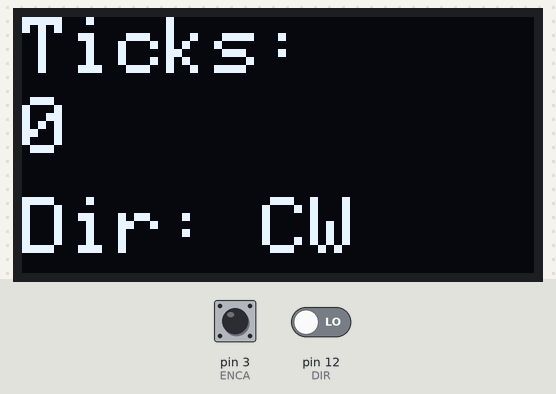
Simulated run of this sketch. Board: Arduino Uno, built with avr-gcc and run on an emulated ATmega328P. On the bench: 128×64 one-colour display. Inputs (shaded band) come from the test bench; at power-on: pin 3 (ENCA) HIGH, pin 12 (DIR) LOW.

Above: at 2.2 s.
2.3 s: pin 3 (ENCA) pulled LOW for 0.15 s
At 3.8 s:
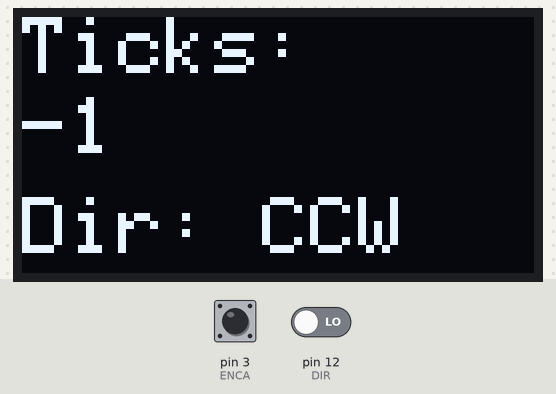
4.1 s: pin 3 (ENCA) pulled LOW for 1 s
At 5.9 s:
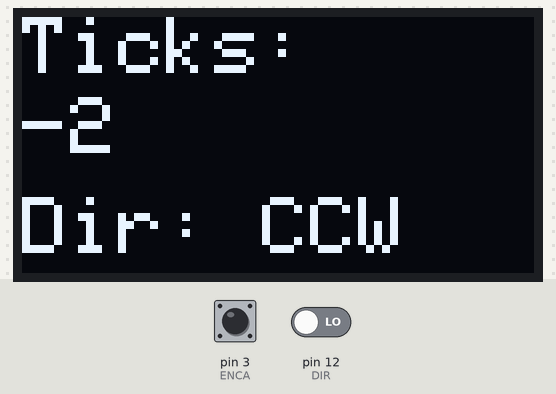
Timing chart, 0 to 7.4 s (numbered marks = the images above; inputs shaded):
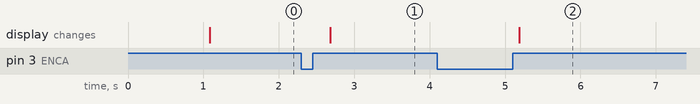

Measured:
- after the input at 2.3 s, the display: changes after 0.38 s (image 1)
- after the input at 4.1 s, the display: changes after 1.1 s (image 2)

The sketch:

06_EncoderTicksByHand.ino
```cpp
#include <Wire.h>
#include <Adafruit_GFX.h>
#include <Adafruit_SSD1306.h>

// -------------------- OLED Configuration --------------------
#define SCREEN_WIDTH 128
#define SCREEN_HEIGHT 64
#define OLED_RESET -1

Adafruit_SSD1306 display(SCREEN_WIDTH, SCREEN_HEIGHT, &Wire, OLED_RESET);

// -------------------- Pins --------------------
const int ENCA = 3;   // Encoder A (interrupt-capable)
const int DIR  = 12;  // Direction pin (external input or controlled)

// -------------------- Encoder Tracking --------------------
volatile long encoderTicks = 0;
volatile int lastDirection = 1;  // 1 = CW, -1 = CCW

void readEncoder() {
  if (digitalRead(DIR)) {
    encoderTicks++;
    lastDirection = 1;
  } else {
    encoderTicks--;
    lastDirection = -1;
  }
}

void setup() {
  pinMode(ENCA, INPUT_PULLUP);
  pinMode(DIR, INPUT);

  attachInterrupt(digitalPinToInterrupt(ENCA), readEncoder, RISING);

  // --- OLED SETUP ---
  if (!display.begin(SSD1306_SWITCHCAPVCC, 0x3C)) {
    for (;;);  // Hang if OLED not found
  }

  display.clearDisplay();
  display.setTextSize(2);
  display.setTextColor(WHITE);
  display.setCursor(0, 0);
  display.println("Ready...");
  display.display();
  delay(1000);
}

void loop() {
  // Copy volatile vars safely
  noInterrupts();
  long ticks = encoderTicks;
  int dir = lastDirection;
  interrupts();

  // Display values
  display.clearDisplay();
  display.setCursor(0, 0);
  display.print("Ticks:");
  display.setCursor(0, 20);
  display.println(ticks);

  display.setCursor(0, 45);
  display.print("Dir: ");
  display.println(dir == 1 ? "CW" : "CCW");

  display.display();
  delay(200);
}
```
